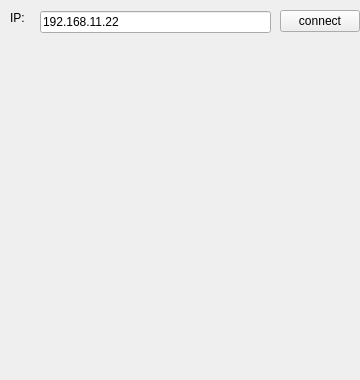
<?xml version="1.0" encoding="UTF-8"?>
<ui version="4.0">
 <class>MyWin</class>
 <widget class="QWidget" name="MyWin">
  <property name="geometry">
   <rect>
    <x>0</x>
    <y>0</y>
    <width>360</width>
    <height>380</height>
   </rect>
  </property>
  <property name="windowTitle">
   <string>MyWin</string>
  </property>
  <widget class="QLabel" name="label">
   <property name="geometry">
    <rect>
     <x>10</x>
     <y>10</y>
     <width>16</width>
     <height>16</height>
    </rect>
   </property>
   <property name="text">
    <string>IP:</string>
   </property>
  </widget>
  <widget class="QLineEdit" name="lnd_ip">
   <property name="geometry">
    <rect>
     <x>40</x>
     <y>11</y>
     <width>231</width>
     <height>22</height>
    </rect>
   </property>
   <property name="text">
    <string>192.168.11.22</string>
   </property>
  </widget>
  <widget class="QPushButton" name="bnt_connect">
   <property name="geometry">
    <rect>
     <x>280</x>
     <y>10</y>
     <width>80</width>
     <height>22</height>
    </rect>
   </property>
   <property name="text">
    <string>connect</string>
   </property>
  </widget>
 </widget>
 <layoutdefault spacing="6" margin="11"/>
 <resources/>
 <connections/>
</ui>
